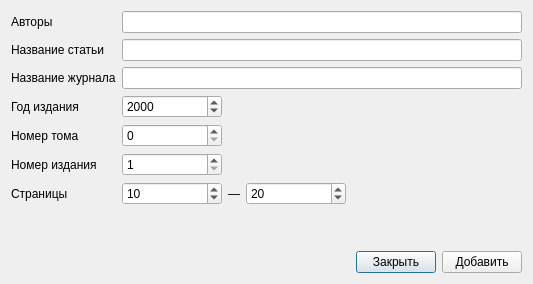
<?xml version="1.0" encoding="UTF-8"?>
<ui version="4.0">
 <class>RefArticleDialog</class>
 <widget class="QDialog" name="RefArticleDialog">
  <property name="geometry">
   <rect>
    <x>0</x>
    <y>0</y>
    <width>552</width>
    <height>295</height>
   </rect>
  </property>
  <property name="windowTitle">
   <string>biblref - Статья</string>
  </property>
  <property name="windowIcon">
   <iconset resource="biblref.qrc">
    <normaloff>:/icons/icons/biblref.png</normaloff>:/icons/icons/biblref.png</iconset>
  </property>
  <layout class="QVBoxLayout" name="verticalLayout">
   <property name="sizeConstraint">
    <enum>QLayout::SetFixedSize</enum>
   </property>
   <item>
    <layout class="QGridLayout" name="gridLayout">
     <item row="0" column="0">
      <widget class="QLabel" name="label_3">
       <property name="text">
        <string>Авторы</string>
       </property>
      </widget>
     </item>
     <item row="0" column="1">
      <widget class="QLineEdit" name="lineEdit_authors">
       <property name="minimumSize">
        <size>
         <width>400</width>
         <height>0</height>
        </size>
       </property>
       <property name="toolTip">
        <string>Разделитель имен - точка с запятой, разделитель инициалов - пробел.
Пример: А. А. Артемов; A. Petrov</string>
       </property>
      </widget>
     </item>
     <item row="1" column="0">
      <widget class="QLabel" name="label">
       <property name="text">
        <string>Название статьи</string>
       </property>
      </widget>
     </item>
     <item row="1" column="1">
      <widget class="QLineEdit" name="lineEdit_arttitle">
       <property name="minimumSize">
        <size>
         <width>400</width>
         <height>0</height>
        </size>
       </property>
      </widget>
     </item>
     <item row="2" column="0">
      <widget class="QLabel" name="label_2">
       <property name="text">
        <string>Название журнала</string>
       </property>
      </widget>
     </item>
     <item row="2" column="1">
      <widget class="QLineEdit" name="lineEdit_pubtitle">
       <property name="minimumSize">
        <size>
         <width>400</width>
         <height>0</height>
        </size>
       </property>
      </widget>
     </item>
     <item row="3" column="0">
      <widget class="QLabel" name="label_6">
       <property name="text">
        <string>Год издания</string>
       </property>
      </widget>
     </item>
     <item row="3" column="1">
      <layout class="QHBoxLayout" name="horizontalLayout_3">
       <item>
        <widget class="QSpinBox" name="spinBox_year">
         <property name="minimumSize">
          <size>
           <width>100</width>
           <height>0</height>
          </size>
         </property>
         <property name="maximumSize">
          <size>
           <width>100</width>
           <height>16777215</height>
          </size>
         </property>
         <property name="maximum">
          <number>3000</number>
         </property>
         <property name="value">
          <number>2000</number>
         </property>
        </widget>
       </item>
       <item>
        <spacer name="horizontalSpacer_3">
         <property name="orientation">
          <enum>Qt::Horizontal</enum>
         </property>
         <property name="sizeHint" stdset="0">
          <size>
           <width>40</width>
           <height>20</height>
          </size>
         </property>
        </spacer>
       </item>
      </layout>
     </item>
     <item row="4" column="0">
      <widget class="QLabel" name="label_10">
       <property name="text">
        <string>Номер тома</string>
       </property>
      </widget>
     </item>
     <item row="4" column="1">
      <layout class="QHBoxLayout" name="horizontalLayout_4">
       <item>
        <widget class="QSpinBox" name="spinBox_volume">
         <property name="minimumSize">
          <size>
           <width>100</width>
           <height>0</height>
          </size>
         </property>
         <property name="maximumSize">
          <size>
           <width>100</width>
           <height>16777215</height>
          </size>
         </property>
         <property name="toolTip">
          <string>0 - не включать информацию о томе в ссылку.</string>
         </property>
         <property name="maximum">
          <number>1000000</number>
         </property>
        </widget>
       </item>
       <item>
        <spacer name="horizontalSpacer_4">
         <property name="orientation">
          <enum>Qt::Horizontal</enum>
         </property>
         <property name="sizeHint" stdset="0">
          <size>
           <width>40</width>
           <height>20</height>
          </size>
         </property>
        </spacer>
       </item>
      </layout>
     </item>
     <item row="5" column="0">
      <widget class="QLabel" name="label_11">
       <property name="text">
        <string>Номер издания</string>
       </property>
      </widget>
     </item>
     <item row="5" column="1">
      <layout class="QHBoxLayout" name="horizontalLayout_5">
       <item>
        <widget class="QSpinBox" name="spinBox_publication">
         <property name="minimumSize">
          <size>
           <width>100</width>
           <height>0</height>
          </size>
         </property>
         <property name="maximumSize">
          <size>
           <width>100</width>
           <height>16777215</height>
          </size>
         </property>
         <property name="minimum">
          <number>1</number>
         </property>
         <property name="maximum">
          <number>1000000</number>
         </property>
         <property name="value">
          <number>1</number>
         </property>
        </widget>
       </item>
       <item>
        <spacer name="horizontalSpacer_5">
         <property name="orientation">
          <enum>Qt::Horizontal</enum>
         </property>
         <property name="sizeHint" stdset="0">
          <size>
           <width>40</width>
           <height>20</height>
          </size>
         </property>
        </spacer>
       </item>
      </layout>
     </item>
     <item row="6" column="0">
      <widget class="QLabel" name="label_7">
       <property name="text">
        <string>Страницы</string>
       </property>
      </widget>
     </item>
     <item row="6" column="1">
      <layout class="QHBoxLayout" name="horizontalLayout_2">
       <item>
        <widget class="QSpinBox" name="spinBox_startpage">
         <property name="minimumSize">
          <size>
           <width>100</width>
           <height>0</height>
          </size>
         </property>
         <property name="maximumSize">
          <size>
           <width>100</width>
           <height>16777215</height>
          </size>
         </property>
         <property name="minimum">
          <number>1</number>
         </property>
         <property name="maximum">
          <number>1000000</number>
         </property>
         <property name="value">
          <number>10</number>
         </property>
        </widget>
       </item>
       <item>
        <widget class="QLabel" name="label_4">
         <property name="text">
          <string>―</string>
         </property>
         <property name="alignment">
          <set>Qt::AlignCenter</set>
         </property>
        </widget>
       </item>
       <item>
        <widget class="QSpinBox" name="spinBox_endpage">
         <property name="minimumSize">
          <size>
           <width>100</width>
           <height>0</height>
          </size>
         </property>
         <property name="maximumSize">
          <size>
           <width>100</width>
           <height>16777215</height>
          </size>
         </property>
         <property name="minimum">
          <number>1</number>
         </property>
         <property name="maximum">
          <number>1000000</number>
         </property>
         <property name="value">
          <number>20</number>
         </property>
        </widget>
       </item>
       <item>
        <spacer name="horizontalSpacer_2">
         <property name="orientation">
          <enum>Qt::Horizontal</enum>
         </property>
         <property name="sizeHint" stdset="0">
          <size>
           <width>40</width>
           <height>20</height>
          </size>
         </property>
        </spacer>
       </item>
      </layout>
     </item>
    </layout>
   </item>
   <item>
    <spacer name="verticalSpacer">
     <property name="orientation">
      <enum>Qt::Vertical</enum>
     </property>
     <property name="sizeHint" stdset="0">
      <size>
       <width>20</width>
       <height>40</height>
      </size>
     </property>
    </spacer>
   </item>
   <item>
    <layout class="QHBoxLayout" name="horizontalLayout">
     <item>
      <spacer name="horizontalSpacer">
       <property name="orientation">
        <enum>Qt::Horizontal</enum>
       </property>
       <property name="sizeHint" stdset="0">
        <size>
         <width>40</width>
         <height>20</height>
        </size>
       </property>
      </spacer>
     </item>
     <item>
      <widget class="QPushButton" name="pushButton_close">
       <property name="text">
        <string>Закрыть</string>
       </property>
      </widget>
     </item>
     <item>
      <widget class="QPushButton" name="pushButton_add">
       <property name="text">
        <string>Добавить</string>
       </property>
      </widget>
     </item>
    </layout>
   </item>
  </layout>
 </widget>
 <tabstops>
  <tabstop>lineEdit_authors</tabstop>
  <tabstop>lineEdit_arttitle</tabstop>
  <tabstop>lineEdit_pubtitle</tabstop>
  <tabstop>spinBox_year</tabstop>
  <tabstop>spinBox_volume</tabstop>
  <tabstop>spinBox_publication</tabstop>
  <tabstop>spinBox_startpage</tabstop>
  <tabstop>spinBox_endpage</tabstop>
  <tabstop>pushButton_add</tabstop>
  <tabstop>pushButton_close</tabstop>
 </tabstops>
 <resources>
  <include location="biblref.qrc"/>
 </resources>
 <connections>
  <connection>
   <sender>pushButton_close</sender>
   <signal>clicked()</signal>
   <receiver>RefArticleDialog</receiver>
   <slot>hide()</slot>
   <hints>
    <hint type="sourcelabel">
     <x>412</x>
     <y>236</y>
    </hint>
    <hint type="destinationlabel">
     <x>274</x>
     <y>129</y>
    </hint>
   </hints>
  </connection>
 </connections>
</ui>
